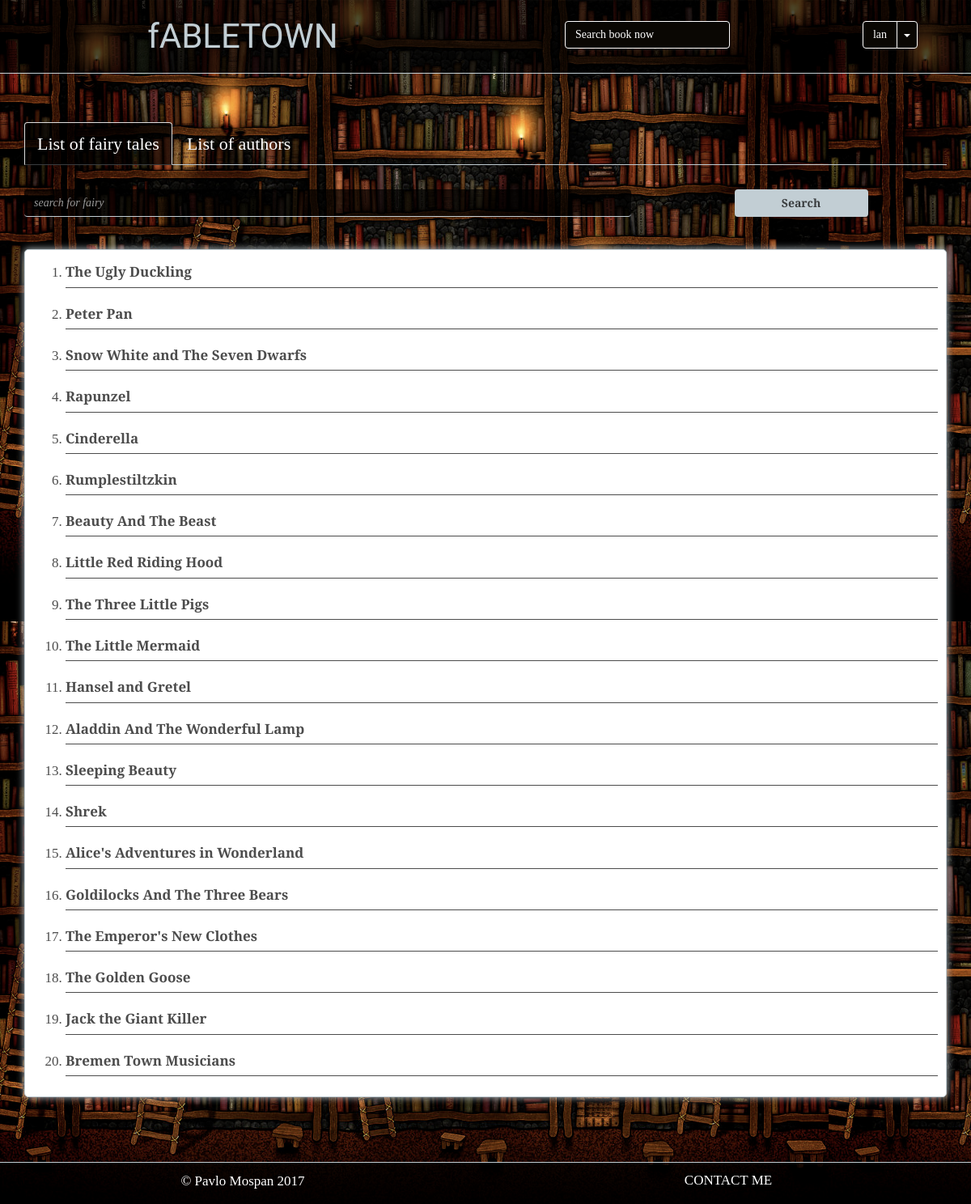
Screenshot of /search.php with the database file from the repository.
### tables this page shows
CREATE TABLE `fairy` (
  `id` int(11) UNSIGNED NOT NULL,
  `book_name` varchar(32) NOT NULL,
  `author` varchar(42) NOT NULL,
  `year` smallint(11) NOT NULL,
  `description` text NOT NULL,
  `image` varchar(255) NOT NULL
);

### search.php (the view, shortened to what this page needs)
<?php
	require 'php/db_connect.php';
?>
<!DOCTYPE html>
<html lang="en">
<head>
    <link href="css/bootstrap.min.css" rel="stylesheet">
    <link href="css/style.css" rel="stylesheet">
</head>
<body>
    <section>
        <header>
            <?php require 'php/header.php';?>
        </header>
        <div id="search-block">
            <div class="container">
                <div class="row">
                    <div class="col-xs-12 col-sm-12 col-md-12 col-lg-12">
                        <div class="wrap-tabs">
                            <ul class="nav nav-tabs" role="tablist">
                                <li role="presentation" id="tab-fairies" class="active"><a href="#fairy-tale" aria-controls="fairy-tale" role="tab" data-toggle="tab" id="fairy-tale-tab">List of fairy tales</a></li>
                                <li role="presentation" id="tab-authors"><a href="#fairy-author" aria-controls="fairy-author" role="tab" data-toggle="tab" id="fairy-author-tab">List of authors</a></li>
                            </ul>
                            <div class="tab-content">
                                <div role="tabpanel" class="tab-pane active search-tab-decoration" id="fairy-tale">
                                    <div class="row">
                                        <form class="form-inline">
                                            <div class="col-xs-12 col-sm-12 col-md-8 col-lg-8">
                                                <input type="text" class="form-control search-block-search-field" placeholder="search for fairy" id="fairyName">
                                            </div>
                                            <div class="col-xs-12 col-sm-12 col-md-2 col-lg-2 col-lg-offset-1">
                                                <input type="button" value="Search" class="btn search-block-search-button" id="search-fairy">
                                            </div>
                                        </form>
                                    </div>
                                    <?php $fairy = mysqli_query($connection, "SELECT * FROM `fairy`"); ?>
                                    <div class="search-results">
                                        <ol class="search-results-list">
                                           <?php
												while($cat = mysqli_fetch_assoc($fairy)) {
													?>
														<li type="1"><a href="book.php?id=<?php echo $cat['id']; ?>" id="fairy-result"> <?php echo $cat['book_name'] ?> </a></li>
													<?php
												}
											?>
                                        </ol>
                                    </div>
                                </div>
                            </div>
                        </div>
                    </div>
                </div>
            </div>
        </div>
        <footer id="footer">
			<?php require 'php/footer.php'; ?>
		</footer>
    </section>
</body>
</html>

### css/style.css (style rules this page uses)
body { background: url(../img/bg-books-5.jpg) #ffffff; background-attachment: fixed; color: #ffffff; }
section { width: 100%; height: 100%; margin: 0 auto; }
a, a:hover { text-decoration: none; }
header { padding: 15px 0; margin-bottom: 60px; text-align: center; background-color: rgba(0, 0, 0, .7); border-bottom: 1px solid #c2ced4; }
#footer { margin-top: 80px; padding: 10px 0 5px 0; text-align: center; background-color: rgba(0, 0, 0, .7); border-top: 1px solid #c2ced4; }
form input[type="text"], form input[type="email"] { color: #24282D; }
#search-block { min-height: 700px; font-size: 17px; font-family: 'PT Serif', serif; color: #ffffff; }
#search-block ul li a { font-size: 22px; font-family: 'PT Serif', serif; color: #ffffff; }
#search-block .active a { background-color: rgba(0, 0, 0, .7); }
.nav-tabs { border-bottom: 1px solid #c2ced4; }
#search-block .search-tab-decoration { margin-top: 30px; }
#search-block .search-block-search-field { margin-bottom: 10px; width: 100%; background-color: rgba(0, 0, 0, .7); border-top: none; border-left: none; border-right: none; border-bottom: 1px solid #c2ced4; color: #ffffff; font-style: italic; font-weight: 17px; }
#search-block .search-block-search-button { width: 100%; margin-bottom: 10px; background-color: #c2ced4; color: rgba(0, 0, 0, .7); font-weight: bolder; outline: none; box-sizing: border-box; }
#search-block .search-results { display: block; width: 100%; margin-top: 30px; padding: 10px; background-color: #ffffff; font-size: 17px; color: rgba(0, 0, 0, .7); border: 1px solid #c2ced4; box-shadow: 0 0 10px #c2ced4; box-sizing: border-box; -webkit-border-radius: 5px; -o-border-radius: 5px; -moz-border-radius: 5px; border-radius: 5px; }
#search-block .search-results ol li { margin-bottom: 15px; padding: 5px 0; border-bottom: 1px solid rgba(0, 0, 0, .7); }
#search-block .search-results ol li a { font-size: 17px; background-color: #ffffff; text-decoration: none; color: rgba(0, 0, 0, .7); font-weight: bold; }

### rows the page displays
fairy: book_name "The Ugly Duckling"
fairy: book_name "Peter Pan"
fairy: book_name "Snow White and The Seven Dwarfs"
fairy: book_name "Rapunzel"
fairy: book_name "Cinderella"
fairy: book_name "Rumplestiltzkin"
fairy: book_name "Beauty And The Beast"
fairy: book_name "Little Red Riding Hood"
fairy: book_name "The Three Little Pigs"
fairy: book_name "The Little Mermaid"
fairy: book_name "Hansel and Gretel"
fairy: book_name "Aladdin And The Wonderful Lamp"
fairy: book_name "Sleeping Beauty"
fairy: book_name "Shrek"
fairy: book_name "Alice's Adventures in Wonderland"
fairy: book_name "Goldilocks And The Three Bears"
fairy: book_name "The Emperor's New Clothes"
fairy: book_name "The Golden Goose"
fairy: book_name "Jack the Giant Killer"
fairy: book_name "Bremen Town Musicians"

### other values shown
$about_site['author'] "Pavlo Mospan"
